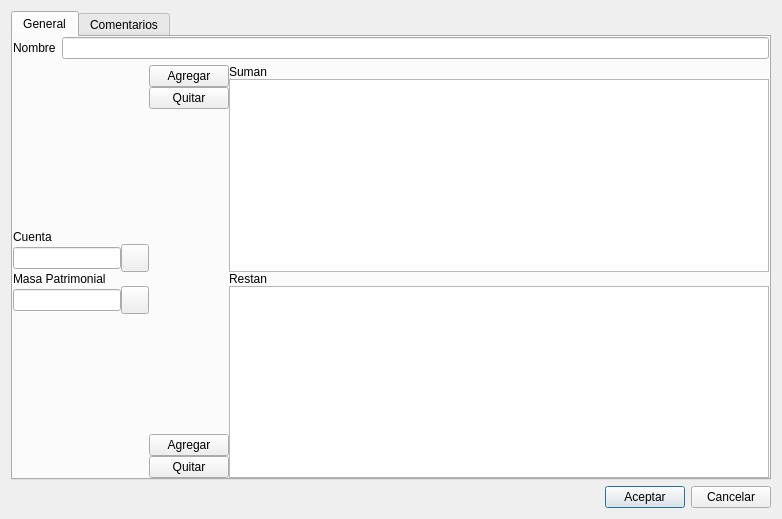
<ui version="4.0" >
 <class>BcMasaPatrimonialBase</class>
 <widget class="QDialog" name="BcMasaPatrimonialBase" >
  <property name="geometry" >
   <rect>
    <x>0</x>
    <y>0</y>
    <width>782</width>
    <height>519</height>
   </rect>
  </property>
  <property name="windowTitle" >
   <string>Masa Patrimonial</string>
  </property>
  <layout class="QGridLayout" >
   <property name="margin" >
    <number>11</number>
   </property>
   <property name="spacing" >
    <number>6</number>
   </property>
   <item row="1" column="0" >
    <layout class="QHBoxLayout" >
     <property name="margin" >
      <number>0</number>
     </property>
     <property name="spacing" >
      <number>6</number>
     </property>
     <item>
      <spacer>
       <property name="orientation" >
        <enum>Qt::Horizontal</enum>
       </property>
       <property name="sizeType" >
        <enum>QSizePolicy::Expanding</enum>
       </property>
       <property name="sizeHint" >
        <size>
         <width>321</width>
         <height>20</height>
        </size>
       </property>
      </spacer>
     </item>
     <item>
      <widget class="QPushButton" name="mui_aceptar" >
       <property name="text" >
        <string>Aceptar</string>
       </property>
      </widget>
     </item>
     <item>
      <widget class="QPushButton" name="mui_cancelar" >
       <property name="text" >
        <string>Cancelar</string>
       </property>
      </widget>
     </item>
    </layout>
   </item>
   <item row="0" column="0" >
    <widget class="QTabWidget" name="tabWidget2" >
     <property name="currentIndex" >
      <number>0</number>
     </property>
     <widget class="QWidget" name="tab1" >
      <attribute name="title" >
       <string>General</string>
      </attribute>
      <layout class="QGridLayout" >
       <property name="margin" >
        <number>0</number>
       </property>
       <property name="spacing" >
        <number>6</number>
       </property>
       <item row="0" column="0" >
        <layout class="QHBoxLayout" >
         <property name="margin" >
          <number>0</number>
         </property>
         <property name="spacing" >
          <number>6</number>
         </property>
         <item>
          <widget class="QLabel" name="textLabel1" >
           <property name="text" >
            <string>Nombre</string>
           </property>
          </widget>
         </item>
         <item>
          <widget class="QLineEdit" name="descmpatrimonial" />
         </item>
        </layout>
       </item>
       <item row="1" column="0" >
        <layout class="QHBoxLayout" >
         <property name="margin" >
          <number>0</number>
         </property>
         <property name="spacing" >
          <number>0</number>
         </property>
         <item>
          <layout class="QVBoxLayout" >
           <property name="margin" >
            <number>0</number>
           </property>
           <property name="spacing" >
            <number>0</number>
           </property>
           <item>
            <spacer>
             <property name="orientation" >
              <enum>Qt::Vertical</enum>
             </property>
             <property name="sizeType" >
              <enum>QSizePolicy::Expanding</enum>
             </property>
             <property name="sizeHint" >
              <size>
               <width>31</width>
               <height>41</height>
              </size>
             </property>
            </spacer>
           </item>
           <item>
            <widget class="QLabel" name="textLabel2" >
             <property name="text" >
              <string>Cuenta</string>
             </property>
            </widget>
           </item>
           <item>
            <layout class="QHBoxLayout" >
             <property name="margin" >
              <number>0</number>
             </property>
             <property name="spacing" >
              <number>0</number>
             </property>
             <item>
              <widget class="QLineEdit" name="codigocta1" >
               <property name="sizePolicy" >
                <sizepolicy>
                 <hsizetype>0</hsizetype>
                 <vsizetype>0</vsizetype>
                 <horstretch>0</horstretch>
                 <verstretch>0</verstretch>
                </sizepolicy>
               </property>
              </widget>
             </item>
             <item>
              <widget class="QToolButton" name="mui_buscacuenta" >
               <property name="sizePolicy" >
                <sizepolicy>
                 <hsizetype>0</hsizetype>
                 <vsizetype>0</vsizetype>
                 <horstretch>0</horstretch>
                 <verstretch>0</verstretch>
                </sizepolicy>
               </property>
               <property name="minimumSize" >
                <size>
                 <width>28</width>
                 <height>28</height>
                </size>
               </property>
               <property name="text" >
                <string/>
               </property>
               <property name="icon" >
                <iconset>image0</iconset>
               </property>
              </widget>
             </item>
            </layout>
           </item>
           <item>
            <widget class="QLabel" name="textLabel2_2" >
             <property name="text" >
              <string>Masa Patrimonial</string>
             </property>
            </widget>
           </item>
           <item>
            <layout class="QHBoxLayout" >
             <property name="margin" >
              <number>0</number>
             </property>
             <property name="spacing" >
              <number>0</number>
             </property>
             <item>
              <widget class="QLineEdit" name="mpatrimonial" >
               <property name="sizePolicy" >
                <sizepolicy>
                 <hsizetype>0</hsizetype>
                 <vsizetype>0</vsizetype>
                 <horstretch>0</horstretch>
                 <verstretch>0</verstretch>
                </sizepolicy>
               </property>
              </widget>
             </item>
             <item>
              <widget class="QToolButton" name="mui_buscampatrimonial" >
               <property name="sizePolicy" >
                <sizepolicy>
                 <hsizetype>0</hsizetype>
                 <vsizetype>0</vsizetype>
                 <horstretch>0</horstretch>
                 <verstretch>0</verstretch>
                </sizepolicy>
               </property>
               <property name="minimumSize" >
                <size>
                 <width>28</width>
                 <height>28</height>
                </size>
               </property>
               <property name="text" >
                <string/>
               </property>
               <property name="icon" >
                <iconset>image0</iconset>
               </property>
              </widget>
             </item>
            </layout>
           </item>
           <item>
            <spacer>
             <property name="orientation" >
              <enum>Qt::Vertical</enum>
             </property>
             <property name="sizeType" >
              <enum>QSizePolicy::Expanding</enum>
             </property>
             <property name="sizeHint" >
              <size>
               <width>31</width>
               <height>71</height>
              </size>
             </property>
            </spacer>
           </item>
          </layout>
         </item>
         <item>
          <layout class="QVBoxLayout" >
           <property name="margin" >
            <number>0</number>
           </property>
           <property name="spacing" >
            <number>0</number>
           </property>
           <item>
            <layout class="QHBoxLayout" >
             <property name="margin" >
              <number>0</number>
             </property>
             <property name="spacing" >
              <number>0</number>
             </property>
             <item>
              <layout class="QVBoxLayout" >
               <property name="margin" >
                <number>0</number>
               </property>
               <property name="spacing" >
                <number>0</number>
               </property>
               <item>
                <widget class="QPushButton" name="mui_nuevasuma" >
                 <property name="text" >
                  <string>Agregar</string>
                 </property>
                </widget>
               </item>
               <item>
                <widget class="QPushButton" name="mui_borrasuma" >
                 <property name="text" >
                  <string>Quitar</string>
                 </property>
                </widget>
               </item>
               <item>
                <spacer>
                 <property name="orientation" >
                  <enum>Qt::Vertical</enum>
                 </property>
                 <property name="sizeType" >
                  <enum>QSizePolicy::Expanding</enum>
                 </property>
                 <property name="sizeHint" >
                  <size>
                   <width>21</width>
                   <height>71</height>
                  </size>
                 </property>
                </spacer>
               </item>
              </layout>
             </item>
             <item>
              <layout class="QVBoxLayout" >
               <property name="margin" >
                <number>0</number>
               </property>
               <property name="spacing" >
                <number>0</number>
               </property>
               <item>
                <widget class="QLabel" name="textLabel1_2" >
                 <property name="text" >
                  <string>Suman</string>
                 </property>
                </widget>
               </item>
               <item>
                <widget class="QTableWidget" name="componentessuma" >
                 <property name="editTriggers" >
                  <set>QAbstractItemView::NoEditTriggers</set>
                 </property>
                 <property name="selectionMode" >
                  <enum>QAbstractItemView::SingleSelection</enum>
                 </property>
                 <property name="selectionBehavior" >
                  <enum>QAbstractItemView::SelectRows</enum>
                 </property>
                </widget>
               </item>
              </layout>
             </item>
            </layout>
           </item>
           <item>
            <layout class="QHBoxLayout" >
             <property name="margin" >
              <number>0</number>
             </property>
             <property name="spacing" >
              <number>0</number>
             </property>
             <item>
              <layout class="QVBoxLayout" >
               <property name="margin" >
                <number>0</number>
               </property>
               <property name="spacing" >
                <number>0</number>
               </property>
               <item>
                <spacer>
                 <property name="orientation" >
                  <enum>Qt::Vertical</enum>
                 </property>
                 <property name="sizeType" >
                  <enum>QSizePolicy::Expanding</enum>
                 </property>
                 <property name="sizeHint" >
                  <size>
                   <width>21</width>
                   <height>91</height>
                  </size>
                 </property>
                </spacer>
               </item>
               <item>
                <widget class="QPushButton" name="mui_nuevaresta" >
                 <property name="text" >
                  <string>Agregar</string>
                 </property>
                </widget>
               </item>
               <item>
                <widget class="QPushButton" name="mui_borraresta" >
                 <property name="text" >
                  <string>Quitar</string>
                 </property>
                </widget>
               </item>
              </layout>
             </item>
             <item>
              <layout class="QVBoxLayout" >
               <property name="margin" >
                <number>0</number>
               </property>
               <property name="spacing" >
                <number>0</number>
               </property>
               <item>
                <widget class="QLabel" name="textLabel1_2_2" >
                 <property name="text" >
                  <string>Restan</string>
                 </property>
                </widget>
               </item>
               <item>
                <widget class="QTableWidget" name="componentesresta" >
                 <property name="editTriggers" >
                  <set>QAbstractItemView::NoEditTriggers</set>
                 </property>
                 <property name="selectionMode" >
                  <enum>QAbstractItemView::SingleSelection</enum>
                 </property>
                 <property name="selectionBehavior" >
                  <enum>QAbstractItemView::SelectRows</enum>
                 </property>
                </widget>
               </item>
              </layout>
             </item>
            </layout>
           </item>
          </layout>
         </item>
        </layout>
       </item>
      </layout>
     </widget>
     <widget class="QWidget" name="tab2" >
      <attribute name="title" >
       <string>Comentarios</string>
      </attribute>
      <layout class="QGridLayout" >
       <property name="margin" >
        <number>0</number>
       </property>
       <property name="spacing" >
        <number>6</number>
       </property>
       <item row="0" column="0" >
        <widget class="QTextEdit" name="mui_comentarios" />
       </item>
      </layout>
     </widget>
    </widget>
   </item>
  </layout>
 </widget>
 <layoutdefault spacing="6" margin="11" />
 <resources/>
 <connections/>
</ui>
